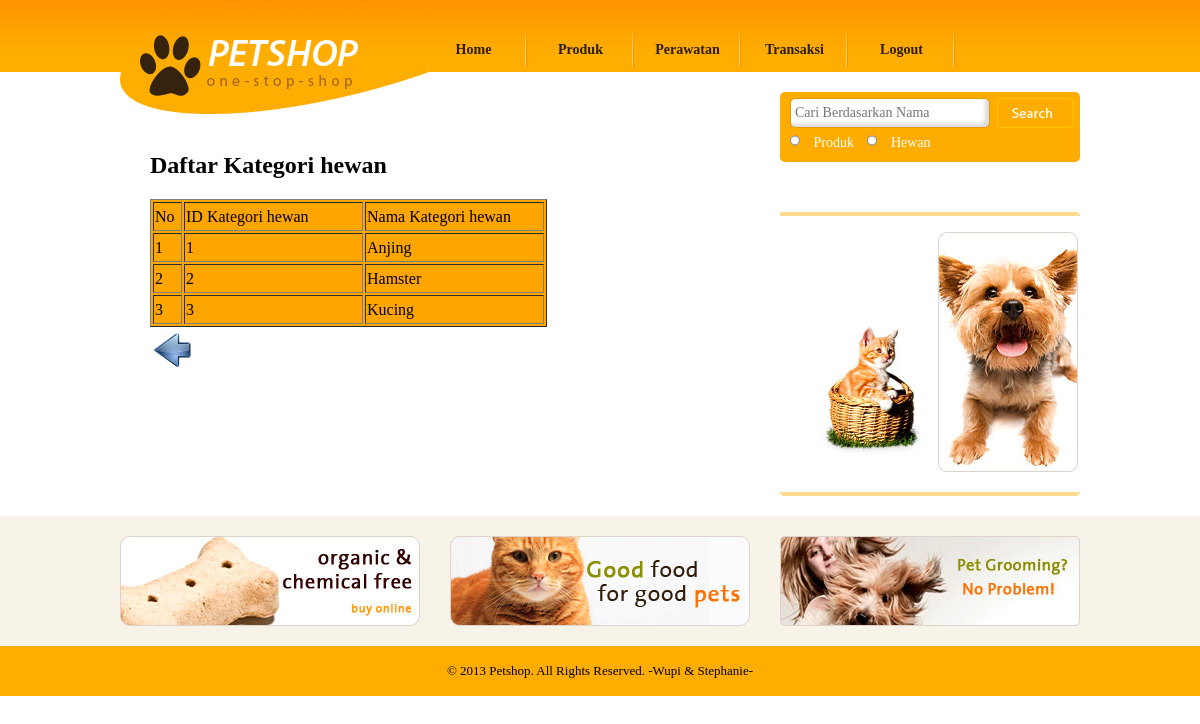
Page /PETSHOP/pegawai_lihat_kat_hewan.php on the committed database.
### tables this page shows
CREATE TABLE `kategori_hewan` (
  `id_kategori_hewan` char(8) NOT NULL,
  `nama_kategori_hewan` varchar(20) DEFAULT NULL,
  PRIMARY KEY (`id_kategori_hewan`)
);

### PETSHOP/pegawai_lihat_kat_hewan.php (the view, shortened to what this page needs)
<!DOCTYPE html PUBLIC "-//W3C//DTD XHTML 1.0 Transitional//EN" "http://www.w3.org/TR/xhtml1/DTD/xhtml1-transitional.dtd">
<html xmlns="http://www.w3.org/1999/xhtml">
<head>
	<link href="css/style.css" rel="stylesheet" type="text/css" />
</head>
<body>
			<?php include "header_pegawai.php"; ?>
			<div id="body">
			       <div id="content">
				        <div class="content">
							<div class="about">
				<h2>Daftar Kategori hewan</h2>
                <ul>
				<li>
					<form method="post" action="" class="login">
					<table border=1 bgcolor=orange size=100% >
						<?php include "koneksi.php";
							$tampil_kategori=mysql_query("SELECT * from kategori_hewan");
							$no=1;
							echo "<tr><td>No</td><td>ID Kategori hewan</td><td>Nama Kategori hewan</td></tr>";
							while($data_kategori=mysql_fetch_array($tampil_kategori))
							{
								echo "<tr>";
								echo "	<td width=25>$no</td>
										<td width=175>$data_kategori[id_kategori_hewan]</td>
										<td width=175>$data_kategori[nama_kategori_hewan]</td>";
								echo "</tr>";
								$no++;
							}
						?>
					</table>
					<table>
	<tr><td colspan=8><a href="pegawai_menu_kat_hewan.php"><img src="images/back.png" width=40 height=40 align=right></a></td></tr>
	</table>
					</form>
				</li>
				</ul>
							</div>
						</div>
					    <div id="sidebar">
								<?php include "pegawai_cari.php"; ?>
                               <?php include "shoping_guide.php"; ?>
				   <?php include "iklan.php"; ?>
			<div id="footer">
			        <?php include "footer.php"; ?>
			</div>
</body>
</html>

### PETSHOP/css/style.css (style rules this page uses)
body { margin:0; padding:0; background: url("../images/bg-body.gif"); background-repeat:repeat-x; }
#body div#content { width:960px; margin:0 auto; overflow:hidden; background-image:none; height:auto; overflow:hidden; }
#body div#content .content { float:left; width:640px; margin-right:20px; background-image:none; height:auto; overflow:hidden; }
#body #content .content h2 { font-family: "Myriad Pro"; margin: 80px 0 0 30px; }
#body #content .content ul { margin:0; padding:0; list-style-type:none; }
#body #content .content ul li { width:300px; padding:0 10px; margin:0 0 20px 0; float:left; line-height:25px; height:auto; }
#body #content .content ul li a { text-decoration:none; }
#body #content .content ul li img { border:0; float:left; margin-right:10px; }
#body #content .content .about { width:640px; height:auto; overflow:hidden; }
#body #content .content .about h2 { margin:80px 0 0 30px; font-family: "Myriad Pro"; }
#body #content .content .about ul { margin:0; padding:0; list-style-type:none; }
#body #content .content .about ul li { clear:both; width:600px; padding:20px 10px 0 30px; }
#body #content #sidebar { float:left; width:300px; background-image:none; }
#footer { background-color:#310000; background-image:none; }

### rows in the picture
kategori_hewan: id_kategori_hewan "1", nama_kategori_hewan "Anjing"
kategori_hewan: id_kategori_hewan "2", nama_kategori_hewan "Hamster"
kategori_hewan: id_kategori_hewan "3", nama_kategori_hewan "Kucing"
